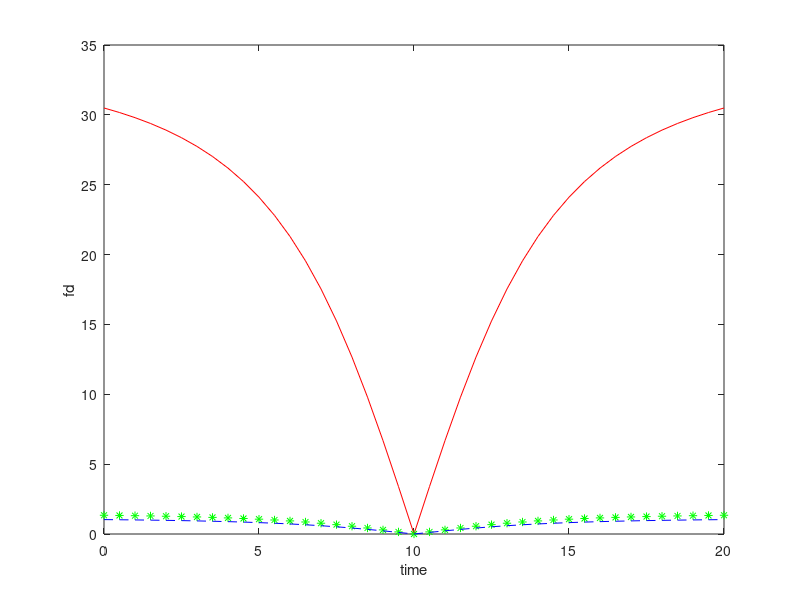
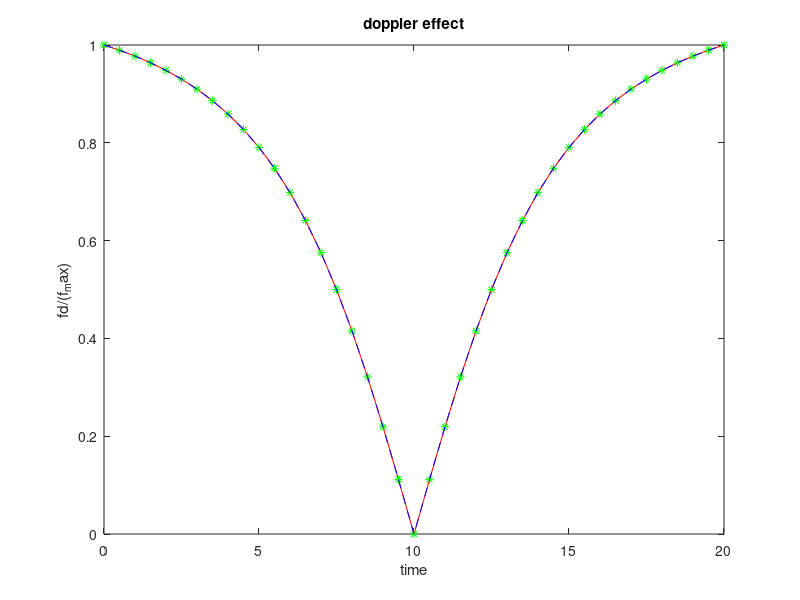

These figures' MATLAB source, in order:
%% Tasksheet 4  exercise 1
  %Author Zhu Junzhe
  % 2556095
%%
close all;
clear all;
c=3*10^8;
k=100;
l=50;
v=10;%m/s
f1=88*10^6;
f2=2*10^9;
f3=2603*10^6; 
t=0:0.5:20;
y=100-v*t;
x=abs(y);
a=atan(x/50)
fd1=v*c/f1*sin(a);
fd1_max=v*c/f1*sin(atan(2));
f_fd1=fd1/fd1_max;
fd2=v*c/f2*sin(a);
fd2_max=v*c/f2*sin(atan(2));
f_fd2=fd2/fd2_max;
fd3=v*c/f3*sin(a);
fd3_max=v*c/f3*sin(atan(2));
f_fd3=fd3/fd3_max;
plot(t,fd1,'r',t,fd2,'*g',t,fd3,'--b');
xlabel('time');ylabel('fd');
figure
plot(t,f_fd1,'r',t,f_fd2,'*g',t,f_fd3,'--b');
xlabel('time');ylabel('fd/(f_max)');
title('doppler effect');
